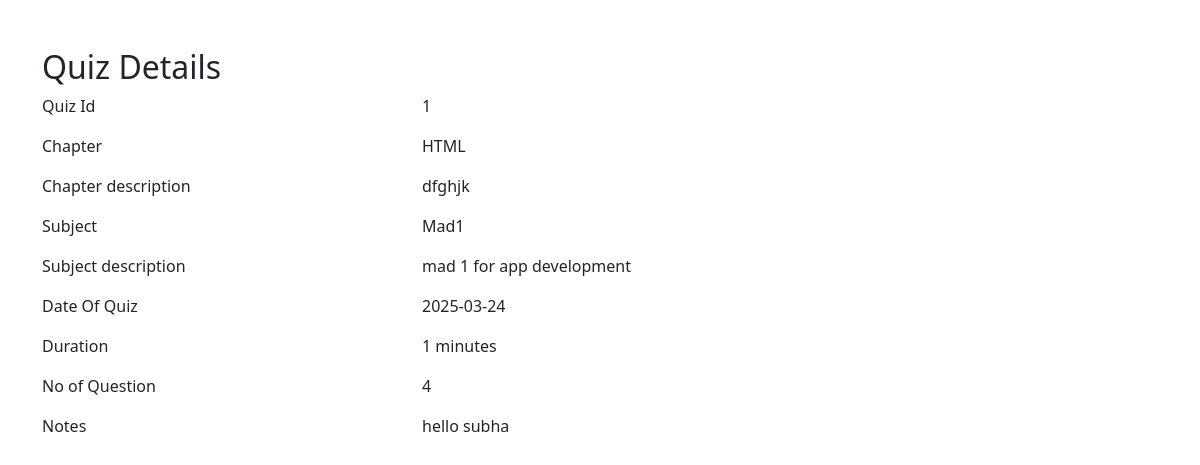
The app's page /quiz/details/1, older data.
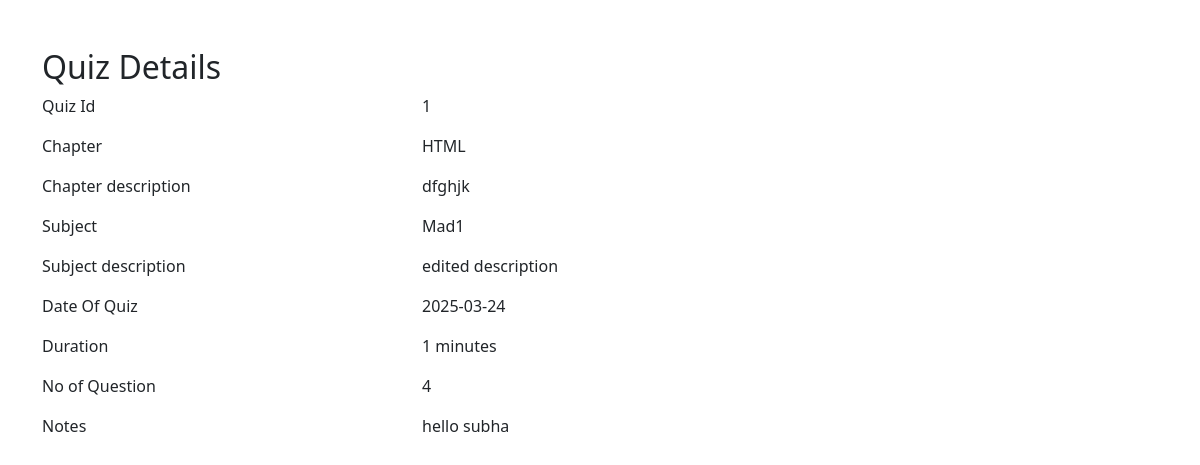
The same page, newer data.
### models.py (models this page shows)
class Subject(db.Model):
    id =db.Column(db.Integer, primary_key=True, autoincrement=True)
    name= db.Column(db.String(50), nullable=False)
    description=db.Column(db.String(200), nullable=True)
    chapters=db.relationship('Chapter', backref='subject', lazy=True)

### routes.py (the view)
@app.route('/quiz/details/<int:quiz_id>', methods=['GET'])
def quiz_details(quiz_id):
    quiz= Quiz.query.get_or_404(quiz_id)
    if quiz:
        chapter= Chapter.query.get(quiz.chapter_id)
        subject = Subject.query.get(chapter.subject_id)
        quiz_details ={
            'quiz_id': quiz.id,
            'chapter_name':chapter.name,
            'chapter_description':chapter.description,
            'subject_name':subject.name,
            'subject_description':subject.description,
            'date_of_quiz': quiz.date_of_quiz,
            'time_duration':quiz.time_duration,
            'no_of_questions': quiz.no_of_questions,
            'notes':quiz.notes
        }
        return render_template('quiz_details.html', quiz_details=quiz_details)
    else:
        return redirect(url_for('quizz'))

### templates/quiz_details.html (shortened to what this page needs)
<!DOCTYPE html>
<html lang="en">
<head>
    <link href="https://cdn.jsdelivr.net/npm/bootstrap@5.3.2/dist/css/bootstrap.min.css" rel="stylesheet">
    <link rel="stylesheet" href="https://cdnjs.cloudflare.com/ajax/libs/aos/2.3.4/aos.css">
    <link rel="stylesheet" href="https://cdnjs.cloudflare.com/ajax/libs/font-awesome/6.7.2/css/all.min.css">
    <link href="https://cdn.jsdelivr.net/npm/bootstrap@5.3.3/dist/css/bootstrap.min.css" rel="stylesheet">
</head>
<body>
    <div class="container mt-5">
        <h2>Quiz Details</h2>
        <div class="row mb-3">
            <div class="col-md-4 font-weight-bold">Quiz Id</div>
            <div class="col-md-8">{{ quiz_details.quiz_id }}</div>
        </div>
        <div class="row mb-3">
            <div class="col-md-4 font-weight-bold">Chapter</div>
            <div class="col-md-8">{{ quiz_details.chapter_name }}</div>
        </div>
        <div class="row mb-3">
            <div class="col-md-4 font-weight-bold">Chapter description</div>
            <div class="col-md-8">{{ quiz_details.chapter_description }}</div>
        </div>
        <div class="row mb-3">
            <div class="col-md-4 font-weight-bold">Subject</div>
            <div class="col-md-8">{{ quiz_details.subject_name }}</div>
        </div>
        <div class="row mb-3">
            <div class="col-md-4 font-weight-bold">Subject description</div>
            <div class="col-md-8">{{ quiz_details.subject_description }}</div>
        </div>
        <div class="row mb-3">
            <div class="col-md-4 font-weight-bold">Date Of Quiz</div>
            <div class="col-md-8">{{ quiz_details.date_of_quiz }}</div>
        </div>
        <div class="row mb-3">
            <div class="col-md-4 font-weight-bold">Duration</div>
            <div class="col-md-8">{{ quiz_details.time_duration }} minutes</div>
        </div>
        <div class="row mb-3">
            <div class="col-md-4 font-weight-bold">No of Question</div>
            <div class="col-md-8">{{ quiz_details.no_of_questions }}</div>
        </div>
        <div class="row mb-3">
            <div class="col-md-4 font-weight-bold">Notes</div>
            <div class="col-md-8">{{ quiz_details.notes }}</div>
        </div >
    </div>
</body>
</html>

Row changes from the older to the newer data that the page shows:
changed Subject "Mad1": subject_description "mad 1 for app development" → "edited description"
